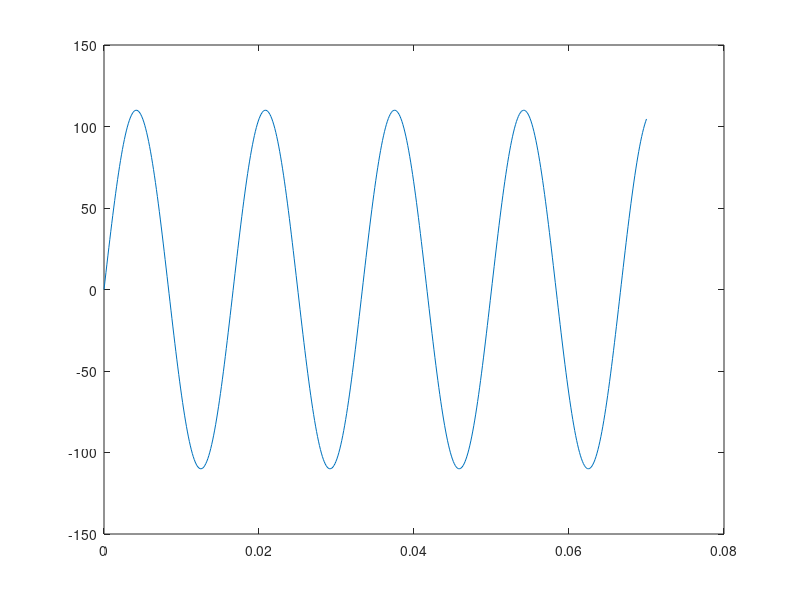
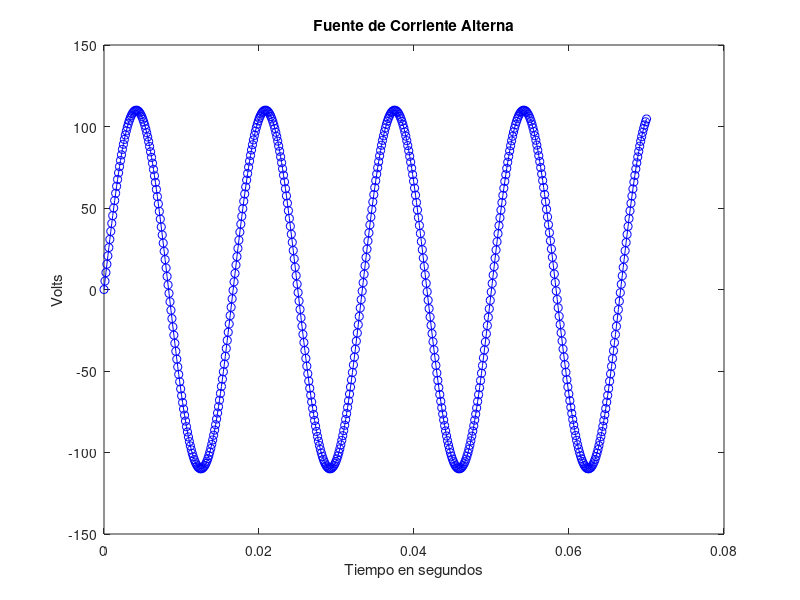

Recreate these plots in MATLAB, in order.
%Grafica una senoide vs=v0*sin(w*t)
%v0 valor extremo + y -
%w frecuencia angular en radianes w=2*pi*f
%f frecuencia en ciclos/seg=Hz Hertz
%t vector con n instantes de observacion.
%En este ejemplo: f=60 Hz v0=110 Volts
%Tiempo total de observacion = 70 mseg=0.070 segs
%n=560 instantes de observacion

v0=110; %Valor de voltaje
f=60; %Valor de la frecuencia en radianes 
w=2*pi*f; %Velocidad angular, ciclos por 2pi radianes 
t=linspace(0,0.070,560); %probar con 280,140,70 y 35
vs=v0*sin(w.*t); %simulacion de la señal
plot(t,vs)
figure %indica que se hará otra figura con los instantes de observacion
plot(t,vs,'o-b') %para ver los instantes de observacion
title('Fuente de Corriente Alterna')
xlabel('Tiempo en segundos')
ylabel('Volts')
